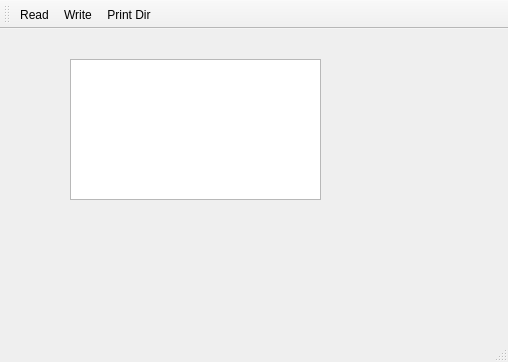
<?xml version="1.0" encoding="UTF-8"?>
<ui version="4.0">
 <class>MainWindow</class>
 <widget class="QMainWindow" name="MainWindow">
  <property name="geometry">
   <rect>
    <x>0</x>
    <y>0</y>
    <width>508</width>
    <height>362</height>
   </rect>
  </property>
  <property name="windowTitle">
   <string>MainWindow</string>
  </property>
  <widget class="QWidget" name="centralWidget">
   <widget class="QTextEdit" name="textEdit">
    <property name="geometry">
     <rect>
      <x>70</x>
      <y>30</y>
      <width>251</width>
      <height>141</height>
     </rect>
    </property>
   </widget>
  </widget>
  <widget class="QToolBar" name="mainToolBar">
   <attribute name="toolBarArea">
    <enum>TopToolBarArea</enum>
   </attribute>
   <attribute name="toolBarBreak">
    <bool>false</bool>
   </attribute>
   <addaction name="actionRead"/>
   <addaction name="actionWrite"/>
   <addaction name="actionPrint_Dir"/>
  </widget>
  <widget class="QStatusBar" name="statusBar"/>
  <action name="actionRead">
   <property name="text">
    <string>Read</string>
   </property>
  </action>
  <action name="actionWrite">
   <property name="text">
    <string>Write</string>
   </property>
  </action>
  <action name="actionPrint_Dir">
   <property name="text">
    <string>Print Dir</string>
   </property>
  </action>
 </widget>
 <layoutdefault spacing="6" margin="11"/>
 <resources/>
 <connections/>
</ui>
